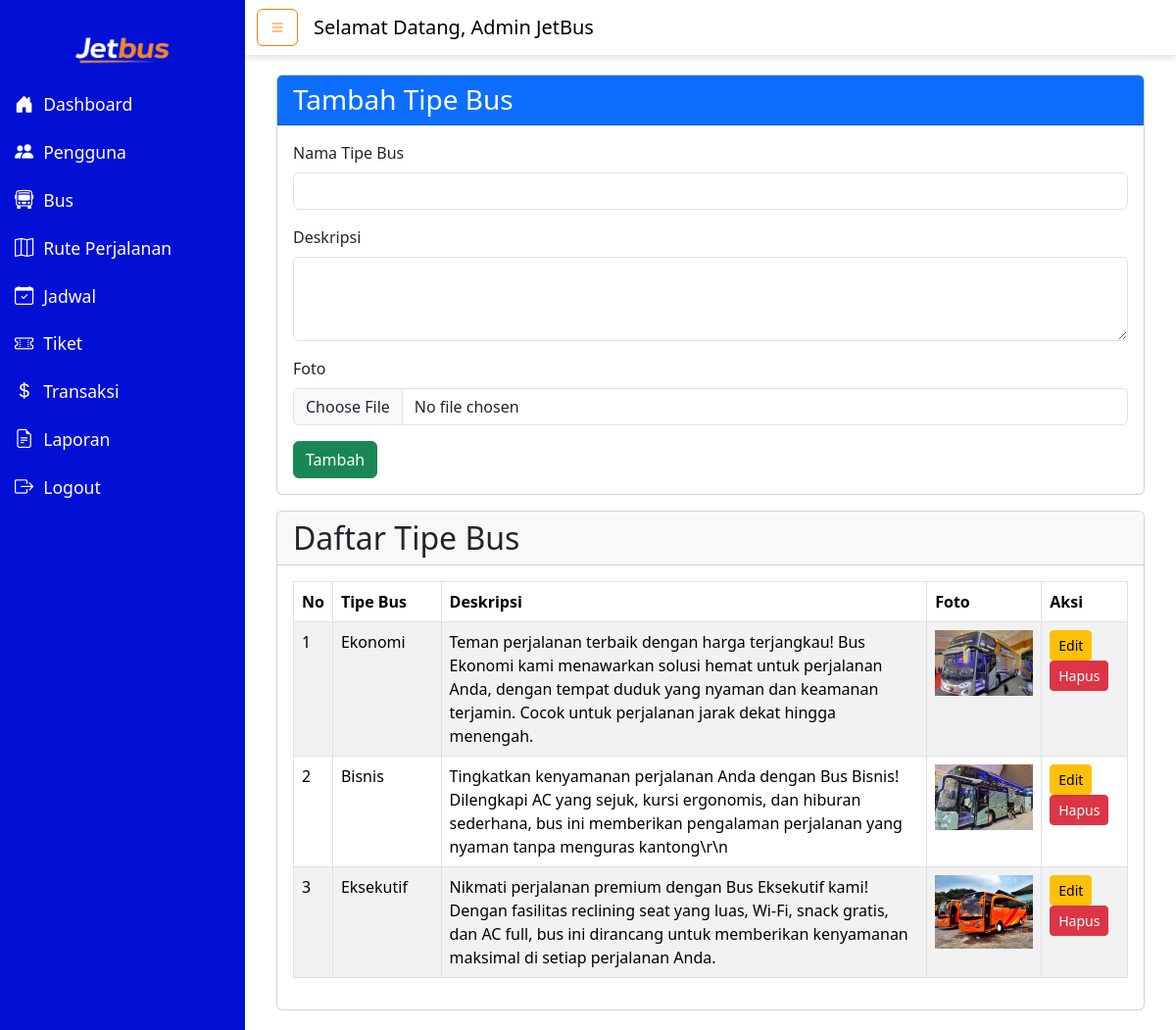
The page /admin/kelolaTipeBus.php (signed in) on the database its author committed.
### tables this page shows
CREATE TABLE `tipe_bus` (
  `id_tipe` int(11) NOT NULL,
  `nama_tipe` varchar(50) NOT NULL,
  `deskripsi` text DEFAULT NULL,
  `foto` varchar(255) NOT NULL
);

### admin/kelolaTipeBus.php (the view, shortened to what this page needs)
<?php
include "header.php";
include "../koneksi.php";
$query = "SELECT * FROM tipe_bus";
$result = mysqli_query($koneksi, $query);
?>
<div class="d-flex">
    <?php include "sidebar.php"; ?>
    <div class="content-wrapper w-100">
        <?php include "navbar.php"; ?>
        <main class="content">
            <div class="container-fluid">
                <div class="card mb-3">
                    <div class="card-header bg-primary text-white">
                        <h3 class="mb-0">Tambah Tipe Bus</h3>
                    </div>
                    <div class="card-body">
                        <form method="POST" enctype="multipart/form-data">
                            <div class="mb-3">
                                <label for="namaTipe" class="form-label">Nama Tipe Bus</label>
                                <input type="text" class="form-control" id="namaTipe" name="namaTipe" required>
                            </div>
                            <div class="mb-3">
                                <label for="deskripsi" class="form-label">Deskripsi</label>
                                <textarea class="form-control" id="deskripsi" name="deskripsi" rows="3"></textarea>
                            </div>
                            <div class="mb-3">
                                <label for="foto" class="form-label">Foto</label>
                                <input type="file" class="form-control" id="foto" name="foto" required>
                            </div>
                            <button type="submit" class="btn btn-success">Tambah</button>
                        </form>
                    </div>
                </div>
                <div class="card">
                    <div class="card-header">
                        <h2 class="mb-0">Daftar Tipe Bus</h2>
                    </div>
                    <div class="card-body">
                        <table class="table table-striped table-bordered">
                            <thead>
                                <tr>
                                    <th>No</th>
                                    <th style="width: 13%;">Tipe Bus</th>
                                    <th>Deskripsi</th>
                                    <th>Foto</th>
                                    <th>Aksi</th>
                                </tr>
                            </thead>
                            <tbody>
                                <?php
                                $no = 1;
                                while ($row = mysqli_fetch_assoc($result)) { ?>
                                    <tr>
                                        <td><?= $no++; ?></td>
                                        <td><?= htmlspecialchars($row['nama_tipe']); ?></td>
                                        <td><?= htmlspecialchars($row['deskripsi']); ?></td>
                                        <td>
                                            <?php if (!empty($row['foto'])): ?>
                                                <img src="../assets/upload/<?= htmlspecialchars($row['foto']); ?>" width="100">
                                            <?php else: ?>
                                                <p>Tidak ada foto</p>
                                            <?php endif; ?>
                                        </td>
                                        <td>
                                            <a href="editTipeBus.php?id=<?= $row['id_tipe']; ?>" class="btn btn-warning btn-sm">Edit</a>
                                            <a href="#" class="btn btn-danger btn-sm" data-bs-toggle="modal" data-bs-target="#hapusModal" onclick="setDeleteId(<?= $row['id_tipe']; ?>)">Hapus</a>
                                        </td>
                                    </tr>
                                <?php } ?>
                            </tbody>
                        </table>
                    </div>
                </div>
            </div>
        </main>
    </div>
</div>
<?php include "footer.php"; ?>

### assets/css/admin.css (style rules this page uses)
body { font-family: Arial, sans-serif; background-color: #f5f5f5; margin: 0; padding: 0; }
.content-wrapper { flex: 1; display: flex; flex-direction: column; }
.content { padding: 20px; background-color: white; min-height: 100vh; }

### rows shown on the page
tipe_bus: nama_tipe "Ekonomi", deskripsi "Teman perjalanan terbaik dengan harga terjangkau! Bus Ekonomi kami menawarkan solusi hemat untuk perjalanan Anda, dengan tempat duduk yang nyaman dan keamanan terjamin. Cocok untuk perjalanan jarak dekat hingga menengah.", foto (picture)
tipe_bus: nama_tipe "Bisnis", deskripsi "Tingkatkan kenyamanan perjalanan Anda dengan Bus Bisnis! Dilengkapi AC yang sejuk, kursi ergonomis, dan hiburan sederhana, bus ini memberikan pengalaman perjalanan yang nyaman tanpa menguras kantong\\r\\n", foto (picture)
tipe_bus: nama_tipe "Eksekutif", deskripsi "Nikmati perjalanan premium dengan Bus Eksekutif kami! Dengan fasilitas reclining seat yang luas, Wi-Fi, snack gratis, dan AC full, bus ini dirancang untuk memberikan kenyamanan maksimal di setiap perjalanan Anda.", foto (picture)

### other values the page prints
$_SESSION['nama'] "Admin JetBus"
